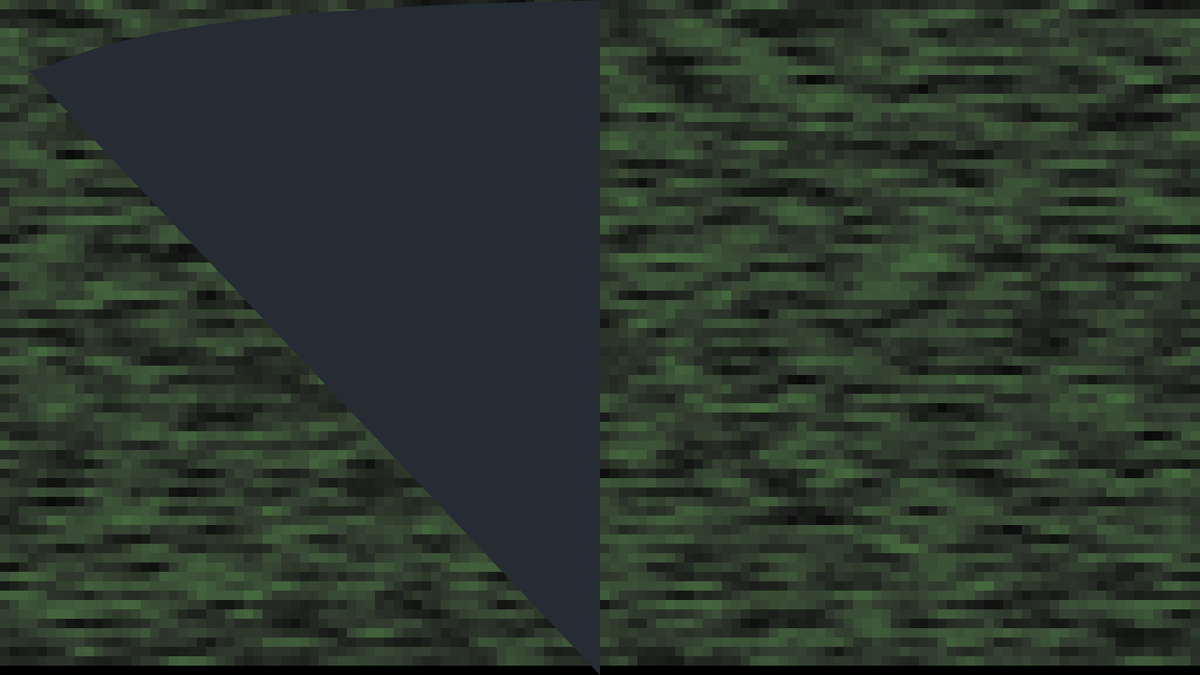
Frame 1 (no input)
Frame 60 (the mouse pressed at the canvas centre just before this capture): identical to frame 1, image omitted
Frame 120 (the mouse held since frame 60 and released just before this capture): identical to frame 1, image omitted

The Processing sketch that drew this single still picture (run headless with seeded random() and noise(); from frame 60 on, the mouse is pressed at the canvas centre):

// Processing sketch: day7
// ── day7.pde
static final float HUE = 110;
static final float ROAD_WIDTH = 110;

int cols, rows;
int scl = 10;
int w = 1280;
int h = 720;

float[][] terrain;
float[][] trees;

void setup() {
  size(1280, 720);
  cols = w / scl;
  rows = h/ scl;
  terrain = new float[cols][rows];

  float xoff = 0;

  for (int y = 0; y < rows; y++) {
    for (int x = 0; x < cols; x++) {
      terrain[x][y] = map(noise(xoff), 0, 1, 0, 50);
      xoff += 0.2;
    }
  }
}

void draw() {
  background(0);

  for (int y = 0; y < rows -1; y++) {
    for (int x = 0; x < cols; x++) {
      colorMode(HSB, 360, 100, 100);
      noStroke();

      fill(HUE, terrain[x][y], terrain[x][y]);
      rect(x*scl, y*scl, scl, scl);
    }
  }

  drawRoad();
}

void drawRoad() {
  beginShape();
  colorMode(RGB, 255);

  fill(37, 44, 51);
  vertex(width/2, 0);
  vertex(width/2 + ROAD_WIDTH, 0);
  bezierVertex(80, 0, 80, 75, 30, 75);
  vertex(width/2, height);
  endShape();
}
